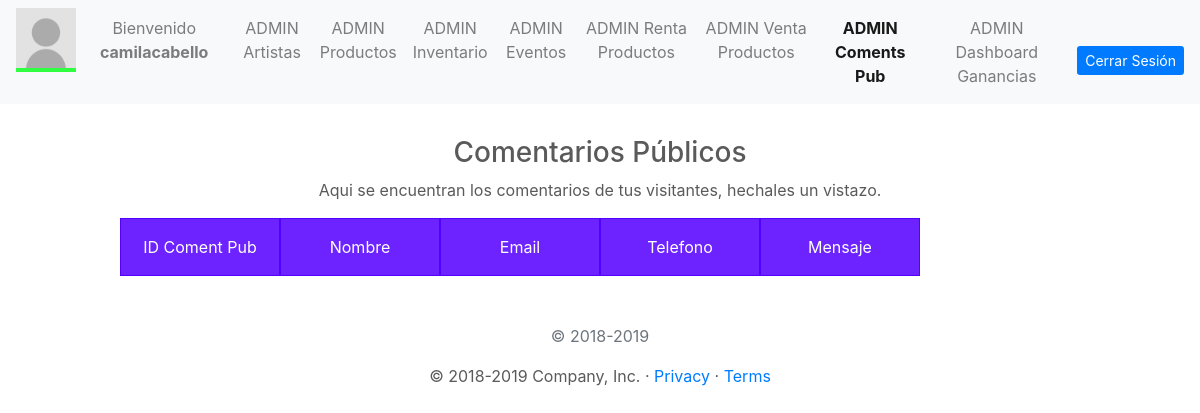
Page /UserAdmin/AdminComents.php (signed in) on the earlier database version.
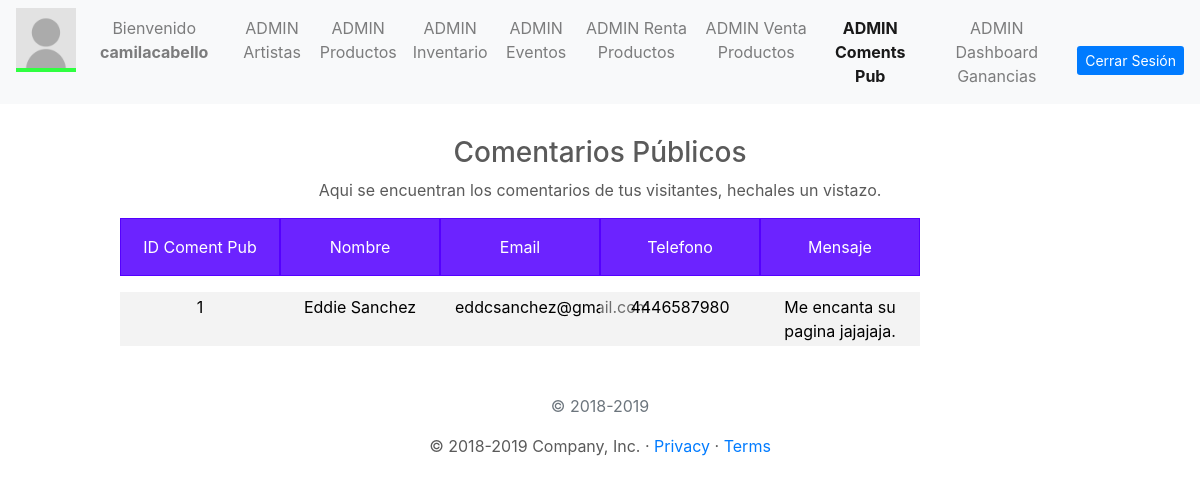
Same page on the later database version.
### tables this page shows
CREATE TABLE `comentpub` (
  `idComentPub` int(11) NOT NULL,
  `nombre` varchar(200) NOT NULL,
  `email` varchar(100) NOT NULL,
  `telefono` varchar(15) NOT NULL,
  `mensaje` varchar(300) NOT NULL
);

### PHP/DBConexion.php (called while the page is built, shortened)
<?php
class User
{
    private $db;
    public function __construct($host, $port, $dbname, $dbuser, $password) {
        $dsn = "mysql:host=$host; dbname=$dbname;";
        try{
            $this->db = new PDO($dsn, $dbuser, $password);
            $this->db->setAttribute(PDO::ATTR_ERRMODE,PDO::ERRMODE_EXCEPTION);
        }
        catch(PDOException $ex)
        {
            echo 'Error en conexión con la conecion a la BD' . $ex.getMessage();
            die();
        }
    }
    public function consultComentsPub(){
        try {
            $sql = "SELECT * FROM `comentPub`";
            $coments = $this->db->prepare($sql);
            $coments->execute();
            $table = $coments;
            return $table;
        }
        catch (PDOException $ex) {
            echo "Error al obtener la tabla de comentarios publicos" . $ex->getMessage();
        }
    }
}

### PHP/ConsultComentsPub.php (called while the page is built)
<?php
include 'DBconexion.php';
$consult = new User("localhost", "", "dbcirculomusical", "root", "");
$consultCP = $consult->consultComentsPub();
?>

### UserAdmin/AdminComents.php (the view, shortened to what this page needs)
<?php
    include '../PHP/ConsultComentsPub.php';
?>
  <!doctype html>
  <html lang="en">
  <head>
    <link href="../bootstrap/dist/css/bootstrap.min.css" rel="stylesheet">
    <link href="adminStyle.css" rel="stylesheet">
    <link href="grid.css" rel="stylesheet">
  </head>
  <body class="text-center">
    <nav class="navbar navbar-expand-md navbar-light bg-light">
      <div class="collapse navbar-collapse" id="navbarCollapse">
        <ul class="navbar-nav mr-auto">
          <li>
            <img src="../resources/userImage.jpg">
          </li>
          <li class="nav-item">
            <p class="nav-link nameUser">
              <?php
                    echo "Bienvenido ". "<b>{$_SESSION['loginuser']}</b>";
                ?>
            </p>
          </li>
          <li class="nav-item">
            <a class="nav-link" href="../UserAdmin/AdminArtist.php">ADMIN Artistas</a>
          </li>
          <li class="nav-item ">
            <a class="nav-link" href="../UserAdmin/AdminProducts.php">ADMIN Productos</a>
          </li>
          <li class="nav-item ">
            <a class="nav-link" href="../UserAdmin/AdminInvent.php">ADMIN Inventario</a>
          </li>
          <li class="nav-item ">
            <a class="nav-link" href="../UserAdmin/AdminEvents.php">ADMIN Eventos</a>
          </li>
          <li class="nav-item ">
            <a class="nav-link" href="../UserAdmin/AdminRenta.php">ADMIN Renta Productos</a>
          </li>
          <li class="nav-item ">
            <a class="nav-link" href="../UserAdmin/AdminVenta.php">ADMIN Venta Productos</a>
          </li>
          <li class="nav-item active font-weight-bold">
            <a class="nav-link" href="../UserAdmin/AdminComents.php">ADMIN Coments Pub</a>
          </li>
          <li class="nav-item ">
            <a class="nav-link" href="../UserAdmin/AdminDashboard.php">ADMIN Dashboard Ganancias</a>
          </li>
        </ul>
        <a class="btn btn-sm  btn-primary btnLogin" href="../PHP/DBCloseConexion.php">Cerrar Sesión</a>
      </div>
    </nav>
    <div class="table-consult">
      <h3>Comentarios Públicos</h3>
      <p>Aqui se encuentran los comentarios de tus visitantes, hechales un vistazo.</p>
      <div class="row">
        <div class="col-2 headerTableA">ID Coment Pub</div>
        <div class="col-2 headerTableA">Nombre</div>
        <div class="col-2 headerTableA">Email</div>
        <div class="col-2 headerTableA">Telefono</div>
        <div class="col-2 headerTableA">Mensaje</div>
      </div>
      <?php
      while($cp = $consultCP->fetch(PDO::FETCH_ASSOC))
      {
        echo '<div class="row"> <div class="col-2">'.$cp['idComentPub'].'</div> <div class="col-2">'.$cp['nombre'].'</div> <div class="col-2">'.$cp['email'].'</div> <div class="col-2">'.$cp['telefono'].'</div> <div class="col-2">'.$cp['mensaje'].'</div> </div>';
      }
    ?>
        <p class="mt-5 mb-3 text-muted">&copy; 2018-2019</p>
    </div>
    <main role="main">
      <footer class="container">
        <p>&copy; 2018-2019 Company, Inc. &middot;
          <a href="#">Privacy</a> &middot;
          <a href="#">Terms</a>
        </p>
      </footer>
    </main>
  </body>
  </html>

Differences in the rows shown:
added comentpub: idComentPub "1", nombre "Eddie Sanchez", email "eddcsanchez@gmail.com", telefono "4446587980", mensaje "Me encanta su pagina jajajaja."
